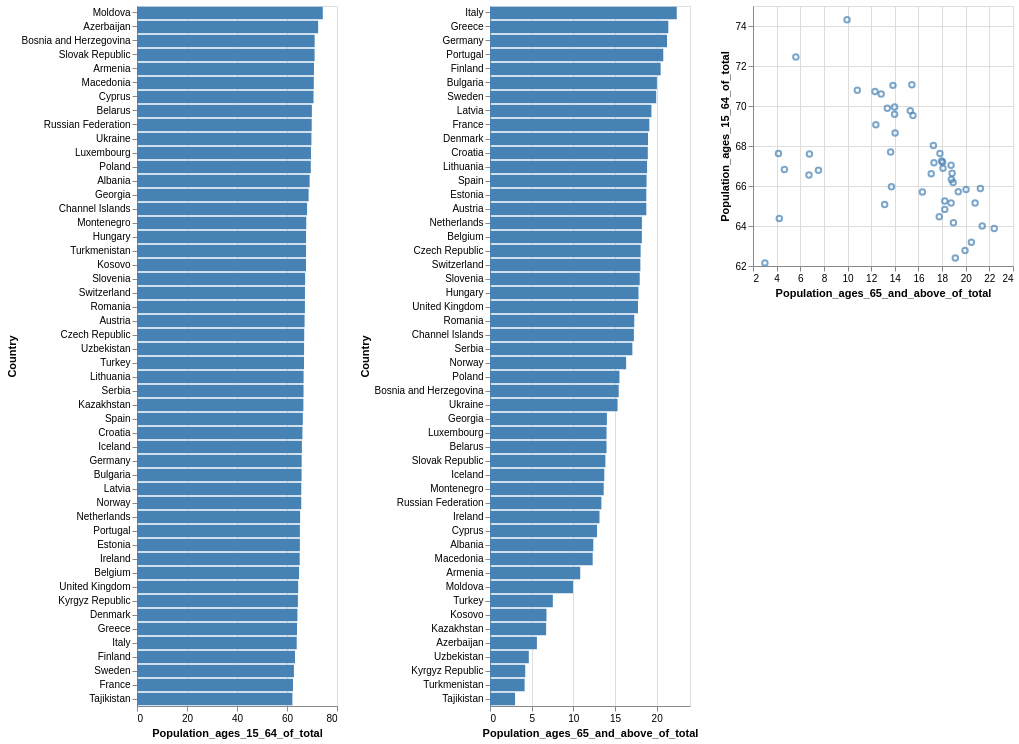

Here is the Vega-Lite specification saved for this chart:
### Vega specification from a JSON file in a GitHub repository (floating-point values rounded to 4 significant figures)
{"$schema": "https://vega.github.io/schema/vega/v5.json", "background": "white", "padding": 5, "data": [{"name": "brush_store"}, {"name": "source_0", "values": [{"Code": "ALB", "Country": "Albania", "Population_ages_15_64_of_total": 69.06, "Population_ages_65_and_above_of_total": 12.4}, {"Code": "ARM", "Country": "Armenia", "Population_ages_15_64_of_total": 70.79, "Population_ages_65_and_above_of_total": 10.83}, {"Code": "AUT", "Country": "Austria", "Population_ages_15_64_of_total": 67.03, "Population_ages_65_and_above_of_total": 18.76}, {"Code": "AZE", "Country": "Azerbaijan", "Population_ages_15_64_of_total": 72.46, "Population_ages_65_and_above_of_total": 5.626}, {"Code": "BLR", "Country": "Belarus", "Population_ages_15_64_of_total": 69.95, "Population_ages_65_and_above_of_total": 13.98}, {"Code": "BEL", "Country": "Belgium", "Population_ages_15_64_of_total": 64.83, "Population_ages_65_and_above_of_total": 18.22}, {"Code": "BIH", "Country": "Bosnia and Herzegovina", "Population_ages_15_64_of_total": 71.06, "Population_ages_65_and_above_of_total": 15.44}, {"Code": "BGR", "Country": "Bulgaria", "Population_ages_15_64_of_total": 65.83, "Population_ages_65_and_above_of_total": 20.03}, {"Code": "CHI", "Country": "Channel Islands", "Population_ages_15_64_of_total": 68.02, "Population_ages_65_and_above_of_total": 17.27}, {"Code": "HRV", "Country": "Croatia", "Population_ages_15_64_of_total": 66.17, "Population_ages_65_and_above_of_total": 18.94}, {"Code": "CYP", "Country": "Cyprus", "Population_ages_15_64_of_total": 70.6, "Population_ages_65_and_above_of_total": 12.85}, {"Code": "CZE", "Country": "Czech Republic", "Population_ages_15_64_of_total": 66.88, "Population_ages_65_and_above_of_total": 18.08}, {"Code": "DNK", "Country": "Denmark", "Population_ages_15_64_of_total": 64.16, "Population_ages_65_and_above_of_total": 18.96}, {"Code": "EST", "Country": "Estonia", "Population_ages_15_64_of_total": 65.15, "Population_ages_65_and_above_of_total": 18.76}, {"Code": "FIN", "Country": "Finland", "Population_ages_15_64_of_total": 63.18, "Population_ages_65_and_above_of_total": 20.48}, {"Code": "FRA", "Country": "France", "Population_ages_15_64_of_total": 62.4, "Population_ages_65_and_above_of_total": 19.12}, {"Code": "GEO", "Country": "Georgia", "Population_ages_15_64_of_total": 68.65, "Population_ages_65_and_above_of_total": 14.03}, {"Code": "DEU", "Country": "Germany", "Population_ages_15_64_of_total": 65.87, "Population_ages_65_and_above_of_total": 21.24}, {"Code": "GRC", "Country": "Greece", "Population_ages_15_64_of_total": 64.0, "Population_ages_65_and_above_of_total": 21.4}, {"Code": "HUN", "Country": "Hungary", "Population_ages_15_64_of_total": 67.62, "Population_ages_65_and_above_of_total": 17.82}, {"Code": "ISL", "Country": "Iceland", "Population_ages_15_64_of_total": 65.97, "Population_ages_65_and_above_of_total": 13.71}, {"Code": "IRL", "Country": "Ireland", "Population_ages_15_64_of_total": 65.08, "Population_ages_65_and_above_of_total": 13.14}, {"Code": "ITA", "Country": "Italy", "Population_ages_15_64_of_total": 63.88, "Population_ages_65_and_above_of_total": 22.41}, {"Code": "KAZ", "Country": "Kazakhstan", "Population_ages_15_64_of_total": 66.55, "Population_ages_65_and_above_of_total": 6.736}, {"Code": "XKX", "Country": "Kosovo", "Population_ages_15_64_of_total": 67.6, "Population_ages_65_and_above_of_total": 6.776}, {"Code": "KGZ", "Country": "Kyrgyz Republic", "Population_ages_15_64_of_total": 64.37, "Population_ages_65_and_above_of_total": 4.227}, {"Code": "LVA", "Country": "Latvia", "Population_ages_15_64_of_total": 65.71, "Population_ages_65_and_above_of_total": 19.37}, {"Code": "LTU", "Country": "Lithuania", "Population_ages_15_64_of_total": 66.64, "Population_ages_65_and_above_of_total": 18.85}, {"Code": "LUX", "Country": "Luxembourg", "Population_ages_15_64_of_total": 69.58, "Population_ages_65_and_above_of_total": 13.98}, {"Code": "MDA", "Country": "Moldova", "Population_ages_15_64_of_total": 74.31, "Population_ages_65_and_above_of_total": 9.958}, {"Code": "MNE", "Country": "Montenegro", "Population_ages_15_64_of_total": 67.7, "Population_ages_65_and_above_of_total": 13.65}, {"Code": "NLD", "Country": "Netherlands", "Population_ages_15_64_of_total": 65.25, "Population_ages_65_and_above_of_total": 18.23}, {"Code": "NOR", "Country": "Norway", "Population_ages_15_64_of_total": 65.7, "Population_ages_65_and_above_of_total": 16.33}, {"Code": "POL", "Country": "Poland", "Population_ages_15_64_of_total": 69.52, "Population_ages_65_and_above_of_total": 15.53}, {"Code": "PRT", "Country": "Portugal", "Population_ages_15_64_of_total": 65.16, "Population_ages_65_and_above_of_total": 20.79}, {"Code": "ROU", "Country": "Romania", "Population_ages_15_64_of_total": 67.17, "Population_ages_65_and_above_of_total": 17.31}, {"Code": "RUS", "Country": "Russian Federation", "Population_ages_15_64_of_total": 69.88, "Population_ages_65_and_above_of_total": 13.37}, {"Code": "SRB", "Country": "Serbia", "Population_ages_15_64_of_total": 66.62, "Population_ages_65_and_above_of_total": 17.08}, {"Code": "SVK", "Country": "Slovak Republic", "Population_ages_15_64_of_total": 71.03, "Population_ages_65_and_above_of_total": 13.85}, {"Code": "SVN", "Country": "Slovenia", "Population_ages_15_64_of_total": 67.25, "Population_ages_65_and_above_of_total": 17.97}, {"Code": "ESP", "Country": "Spain", "Population_ages_15_64_of_total": 66.33, "Population_ages_65_and_above_of_total": 18.79}, {"Code": "SWE", "Country": "Sweden", "Population_ages_15_64_of_total": 62.77, "Population_ages_65_and_above_of_total": 19.94}, {"Code": "CHE", "Country": "Switzerland", "Population_ages_15_64_of_total": 67.18, "Population_ages_65_and_above_of_total": 18.04}, {"Code": "TJK", "Country": "Tajikistan", "Population_ages_15_64_of_total": 62.16, "Population_ages_65_and_above_of_total": 3.006}, {"Code": "TUR", "Country": "Turkey", "Population_ages_15_64_of_total": 66.79, "Population_ages_65_and_above_of_total": 7.539}, {"Code": "TKM", "Country": "Turkmenistan", "Population_ages_15_64_of_total": 67.62, "Population_ages_65_and_above_of_total": 4.155}, {"Code": "UKR", "Country": "Ukraine", "Population_ages_15_64_of_total": 69.77, "Population_ages_65_and_above_of_total": 15.31}, {"Code": "GBR", "Country": "United Kingdom", "Population_ages_15_64_of_total": 64.47, "Population_ages_65_and_above_of_total": 17.76}, {"Code": "UZB", "Country": "Uzbekistan", "Population_ages_15_64_of_total": 66.82, "Population_ages_65_and_above_of_total": 4.658}, {"Code": "MKD", "Country": "Macedonia", "Population_ages_15_64_of_total": 70.72, "Population_ages_65_and_above_of_total": 12.32}]}, {"name": "data_1", "source": "source_0", "transform": [{"type": "stack", "groupby": ["Country"], "field": "Population_ages_15_64_of_total", "sort": {"field": [], "order": []}, "as": ["Population_ages_15_64_of_total_start", "Population_ages_15_64_of_total_end"], "offset": "zero"}, {"type": "filter", "expr": "isValid(datum[\"Population_ages_15_64_of_total\"]) && isFinite(+datum[\"Population_ages_15_64_of_total\"])"}]}, {"name": "data_2", "source": "source_0", "transform": [{"type": "stack", "groupby": ["Country"], "field": "Population_ages_65_and_above_of_total", "sort": {"field": [], "order": []}, "as": ["Population_ages_65_and_above_of_total_start", "Population_ages_65_and_above_of_total_end"], "offset": "zero"}, {"type": "filter", "expr": "isValid(datum[\"Population_ages_65_and_above_of_total\"]) && isFinite(+datum[\"Population_ages_65_and_above_of_total\"])"}]}, {"name": "data_3", "source": "source_0", "transform": [{"type": "filter", "expr": "isValid(datum[\"Population_ages_65_and_above_of_total\"]) && isFinite(+datum[\"Population_ages_65_and_above_of_total\"]) && isValid(datum[\"Population_ages_15_64_of_total\"]) && isFinite(+datum[\"Population_ages_15_64_of_total\"])"}]}], "signals": [{"name": "concat_0_width", "value": 200}, {"name": "concat_0_height", "value": 700}, {"name": "concat_1_width", "value": 200}, {"name": "concat_1_height", "value": 700}, {"name": "concat_2_width", "value": 260}, {"name": "concat_2_height", "value": 260}, {"name": "unit", "value": {}, "on": [{"events": "mousemove", "update": "isTuple(group()) ? group() : unit"}]}, {"name": "brush", "update": "vlSelectionResolve(\"brush_store\", \"union\")"}], "layout": {"padding": 20, "bounds": "full", "align": "each"}, "marks": [{"type": "group", "name": "concat_0_group", "style": "cell", "encode": {"update": {"width": {"signal": "concat_0_width"}, "height": {"signal": "concat_0_height"}}}, "signals": [{"name": "brush_y", "value": [], "on": [{"events": {"source": "scope", "type": "mousedown", "filter": ["!event.item || event.item.mark.name !== \"brush_brush\""]}, "update": "[y(unit), y(unit)]"}, {"events": {"source": "window", "type": "mousemove", "consume": true, "between": [{"source": "scope", "type": "mousedown", "filter": ["!event.item || event.item.mark.name !== \"brush_brush\""]}, {"source": "window", "type": "mouseup"}]}, "update": "[brush_y[0], clamp(y(unit), 0, concat_0_height)]"}, {"events": {"signal": "brush_scale_trigger"}, "update": "[0, 0]"}, {"events": [{"source": "view", "type": "dblclick"}], "update": "[0, 0]"}, {"events": {"signal": "brush_translate_delta"}, "update": "clampRange(panLinear(brush_translate_anchor.extent_y, brush_translate_delta.y / span(brush_translate_anchor.extent_y)), 0, concat_0_height)"}, {"events": {"signal": "brush_zoom_delta"}, "update": "clampRange(zoomLinear(brush_y, brush_zoom_anchor.y, brush_zoom_delta), 0, concat_0_height)"}]}, {"name": "brush_Country", "on": [{"events": {"signal": "brush_y"}, "update": "brush_y[0] === brush_y[1] ? null : invert(\"concat_0_y\", brush_y)"}]}, {"name": "brush_scale_trigger", "value": {}, "on": [{"events": [{"scale": "concat_0_y"}], "update": "(!isArray(brush_Country) || (invert(\"concat_0_y\", brush_y)[0] === brush_Country[0] && invert(\"concat_0_y\", brush_y)[1] === brush_Country[1])) ? brush_scale_trigger : {}"}]}, {"name": "brush_tuple", "on": [{"events": [{"signal": "brush_Country"}], "update": "brush_Country ? {unit: \"concat_0\", fields: brush_tuple_fields, values: [brush_Country]} : null"}]}, {"name": "brush_tuple_fields", "value": [{"field": "Country", "channel": "y", "type": "E"}]}, {"name": "brush_translate_anchor", "value": {}, "on": [{"events": [{"source": "scope", "type": "mousedown", "markname": "brush_brush"}], "update": "{x: x(unit), y: y(unit), extent_y: slice(brush_y)}"}]}, {"name": "brush_translate_delta", "value": {}, "on": [{"events": [{"source": "window", "type": "mousemove", "consume": true, "between": [{"source": "scope", "type": "mousedown", "markname": "brush_brush"}, {"source": "window", "type": "mouseup"}]}], "update": "{x: brush_translate_anchor.x - x(unit), y: brush_translate_anchor.y - y(unit)}"}]}, {"name": "brush_zoom_anchor", "on": [{"events": [{"source": "scope", "type": "wheel", "consume": true, "markname": "brush_brush"}], "update": "{x: x(unit), y: y(unit)}"}]}, {"name": "brush_zoom_delta", "on": [{"events": [{"source": "scope", "type": "wheel", "consume": true, "markname": "brush_brush"}], "force": true, "update": "pow(1.001, event.deltaY * pow(16, event.deltaMode))"}]}, {"name": "brush_modify", "on": [{"events": {"signal": "brush_tuple"}, "update": "modify(\"brush_store\", brush_tuple, true)"}]}], "marks": [{"name": "brush_brush_bg", "type": "rect", "clip": true, "encode": {"enter": {"fill": {"value": "#333"}, "fillOpacity": {"value": 0.125}}, "update": {"x": [{"test": "data(\"brush_store\").length && data(\"brush_store\")[0].unit === \"concat_0\"", "value": 0}, {"value": 0}], "y": [{"test": "data(\"brush_store\").length && data(\"brush_store\")[0].unit === \"concat_0\"", "signal": "brush_y[0]"}, {"value": 0}], "x2": [{"test": "data(\"brush_store\").length && data(\"brush_store\")[0].unit === \"concat_0\"", "field": {"group": "width"}}, {"value": 0}], "y2": [{"test": "data(\"brush_store\").length && data(\"brush_store\")[0].unit === \"concat_0\"", "signal": "brush_y[1]"}, {"value": 0}]}}}, {"name": "concat_0_marks", "type": "rect", "style": ["bar"], "interactive": true, "from": {"data": "data_1"}, "encode": {"update": {"fill": [{"test": "length(data(\"brush_store\")) && vlSelectionTest(\"brush_store\", datum)", "value": "goldenrod"}, {"value": "steelblue"}], "ariaRoleDescription": {"value": "bar"}, "description": {"signal": "\"Population_ages_15_64_of_total: \" + (format(datum[\"Population_ages_15_64_of_total\"], \"\")) + \"; Country: \" + (isValid(datum[\"Country\"]) ? datum[\"Country\"] : \"\"+datum[\"Country\"])"}, "x": {"scale": "concat_0_x", "field": "Population_ages_15_64_of_total_end"}, "x2": {"scale": "concat_0_x", "field": "Population_ages_15_64_of_total_start"}, "y": {"scale": "concat_0_y", "field": "Country"}, "height": {"signal": "max(0.25, bandwidth('concat_0_y'))"}}}}, {"name": "brush_brush", "type": "rect", "clip": true, "encode": {"enter": {"fill": {"value": "transparent"}}, "update": {"x": [{"test": "data(\"brush_store\").length && data(\"brush_store\")[0].unit === \"concat_0\"", "value": 0}, {"value": 0}], "y": [{"test": "data(\"brush_store\").length && data(\"brush_store\")[0].unit === \"concat_0\"", "signal": "brush_y[0]"}, {"value": 0}], "x2": [{"test": "data(\"brush_store\").length && data(\"brush_store\")[0].unit === \"concat_0\"", "field": {"group": "width"}}, {"value": 0}], "y2": [{"test": "data(\"brush_store\").length && data(\"brush_store\")[0].unit === \"concat_0\"", "signal": "brush_y[1]"}, {"value": 0}], "stroke": [{"test": "brush_y[0] !== brush_y[1]", "value": "white"}, {"value": null}]}}}], "axes": [{"scale": "concat_0_x", "orient": "bottom", "gridScale": "concat_0_y", "grid": true, "tickCount": {"signal": "ceil(concat_0_width/40)"}, "domain": false, "labels": false, "aria": false, "maxExtent": 0, "minExtent": 0, "ticks": false, "zindex": 0}, {"scale": "concat_0_x", "orient": "bottom", "grid": false, "title": "Population_ages_15_64_of_total", "labelFlush": true, "labelOverlap": true, "tickCount": {"signal": "ceil(concat_0_width/40)"}, "zindex": 0}, {"scale": "concat_0_y", "orient": "left", "grid": false, "title": "Country", "zindex": 0}]}, {"type": "group", "name": "concat_1_group", "style": "cell", "encode": {"update": {"width": {"signal": "concat_1_width"}, "height": {"signal": "concat_1_height"}}}, "signals": [{"name": "brush_y", "value": [], "on": [{"events": {"source": "scope", "type": "mousedown", "filter": ["!event.item || event.item.mark.name !== \"brush_brush\""]}, "update": "[y(unit), y(unit)]"}, {"events": {"source": "window", "type": "mousemove", "consume": true, "between": [{"source": "scope", "type": "mousedown", "filter": ["!event.item || event.item.mark.name !== \"brush_brush\""]}, {"source": "window", "type": "mouseup"}]}, "update": "[brush_y[0], clamp(y(unit), 0, concat_1_height)]"}, {"events": {"signal": "brush_scale_trigger"}, "update": "[0, 0]"}, {"events": [{"source": "view", "type": "dblclick"}], "update": "[0, 0]"}, {"events": {"signal": "brush_translate_delta"}, "update": "clampRange(panLinear(brush_translate_anchor.extent_y, brush_translate_delta.y / span(brush_translate_anchor.extent_y)), 0, concat_1_height)"}, {"events": {"signal": "brush_zoom_delta"}, "update": "clampRange(zoomLinear(brush_y, brush_zoom_anchor.y, brush_zoom_delta), 0, concat_1_height)"}]}, {"name": "brush_Country", "on": [{"events": {"signal": "brush_y"}, "update": "brush_y[0] === brush_y[1] ? null : invert(\"concat_1_y\", brush_y)"}]}, {"name": "brush_scale_trigger", "value": {}, "on": [{"events": [{"scale": "concat_1_y"}], "update": "(!isArray(brush_Country) || (invert(\"concat_1_y\", brush_y)[0] === brush_Country[0] && invert(\"concat_1_y\", brush_y)[1] === brush_Country[1])) ? brush_scale_trigger : {}"}]}, {"name": "brush_tuple", "on": [{"events": [{"signal": "brush_Country"}], "update": "brush_Country ? {unit: \"concat_1\", fields: brush_tuple_fields, values: [brush_Country]} : null"}]}, {"name": "brush_tuple_fields", "value": [{"field": "Country", "channel": "y", "type": "E"}]}, {"name": "brush_translate_anchor", "value": {}, "on": [{"events": [{"source": "scope", "type": "mousedown", "markname": "brush_brush"}], "update": "{x: x(unit), y: y(unit), extent_y: slice(brush_y)}"}]}, {"name": "brush_translate_delta", "value": {}, "on": [{"events": [{"source": "window", "type": "mousemove", "consume": true, "between": [{"source": "scope", "type": "mousedown", "markname": "brush_brush"}, {"source": "window", "type": "mouseup"}]}], "update": "{x: brush_translate_anchor.x - x(unit), y: brush_translate_anchor.y - y(unit)}"}]}, {"name": "brush_zoom_anchor", "on": [{"events": [{"source": "scope", "type": "wheel", "consume": true, "markname": "brush_brush"}], "update": "{x: x(unit), y: y(unit)}"}]}, {"name": "brush_zoom_delta", "on": [{"events": [{"source": "scope", "type": "wheel", "consume": true, "markname": "brush_brush"}], "force": true, "update": "pow(1.001, event.deltaY * pow(16, event.deltaMode))"}]}, {"name": "brush_modify", "on": [{"events": {"signal": "brush_tuple"}, "update": "modify(\"brush_store\", brush_tuple, true)"}]}], "marks": [{"name": "brush_brush_bg", "type": "rect", "clip": true, "encode": {"enter": {"fill": {"value": "#333"}, "fillOpacity": {"value": 0.125}}, "update": {"x": [{"test": "data(\"brush_store\").length && data(\"brush_store\")[0].unit === \"concat_1\"", "value": 0}, {"value": 0}], "y": [{"test": "data(\"brush_store\").length && data(\"brush_store\")[0].unit === \"concat_1\"", "signal": "brush_y[0]"}, {"value": 0}], "x2": [{"test": "data(\"brush_store\").length && data(\"brush_store\")[0].unit === \"concat_1\"", "field": {"group": "width"}}, {"value": 0}], "y2": [{"test": "data(\"brush_store\").length && data(\"brush_store\")[0].unit === \"concat_1\"", "signal": "brush_y[1]"}, {"value": 0}]}}}, {"name": "concat_1_marks", "type": "rect", "style": ["bar"], "interactive": true, "from": {"data": "data_2"}, "encode": {"update": {"fill": [{"test": "length(data(\"brush_store\")) && vlSelectionTest(\"brush_store\", datum)", "value": "goldenrod"}, {"value": "steelblue"}], "ariaRoleDescription": {"value": "bar"}, "description": {"signal": "\"Population_ages_65_and_above_of_total: \" + (format(datum[\"Population_ages_65_and_above_of_total\"], \"\")) + \"; Country: \" + (isValid(datum[\"Country\"]) ? datum[\"Country\"] : \"\"+datum[\"Country\"])"}, "x": {"scale": "concat_1_x", "field": "Population_ages_65_and_above_of_total_end"}, "x2": {"scale": "concat_1_x", "field": "Population_ages_65_and_above_of_total_start"}, "y": {"scale": "concat_1_y", "field": "Country"}, "height": {"signal": "max(0.25, bandwidth('concat_1_y'))"}}}}, {"name": "brush_brush", "type": "rect", "clip": true, "encode": {"enter": {"fill": {"value": "transparent"}}, "update": {"x": [{"test": "data(\"brush_store\").length && data(\"brush_store\")[0].unit === \"concat_1\"", "value": 0}, {"value": 0}], "y": [{"test": "data(\"brush_store\").length && data(\"brush_store\")[0].unit === \"concat_1\"", "signal": "brush_y[0]"}, {"value": 0}], "x2": [{"test": "data(\"brush_store\").length && data(\"brush_store\")[0].unit === \"concat_1\"", "field": {"group": "width"}}, {"value": 0}], "y2": [{"test": "data(\"brush_store\").length && data(\"brush_store\")[0].unit === \"concat_1\"", "signal": "brush_y[1]"}, {"value": 0}], "stroke": [{"test": "brush_y[0] !== brush_y[1]", "value": "white"}, {"value": null}]}}}], "axes": [{"scale": "concat_1_x", "orient": "bottom", "gridScale": "concat_1_y", "grid": true, "tickCount": {"signal": "ceil(concat_1_width/40)"}, "domain": false, "labels": false, "aria": false, "maxExtent": 0, "minExtent": 0, "ticks": false, "zindex": 0}, {"scale": "concat_1_x", "orient": "bottom", "grid": false, "title": "Population_ages_65_and_above_of_total", "labelFlush": true, "labelOverlap": true, "tickCount": {"signal": "ceil(concat_1_width/40)"}, "zindex": 0}, {"scale": "concat_1_y", "orient": "left", "grid": false, "title": "Country", "zindex": 0}]}, {"type": "group", "name": "concat_2_group", "style": "cell", "encode": {"update": {"width": {"signal": "concat_2_width"}, "height": {"signal": "concat_2_height"}}}, "signals": [{"name": "brush_x", "value": [], "on": [{"events": {"source": "scope", "type": "mousedown", "filter": ["!event.item || event.item.mark.name !== \"brush_brush\""]}, "update": "[x(unit), x(unit)]"}, {"events": {"source": "window", "type": "mousemove", "consume": true, "between": [{"source": "scope", "type": "mousedown", "filter": ["!event.item || event.item.mark.name !== \"brush_brush\""]}, {"source": "window", "type": "mouseup"}]}, "update": "[brush_x[0], clamp(x(unit), 0, concat_2_width)]"}, {"events": {"signal": "brush_scale_trigger"}, "update": "[scale(\"concat_2_x\", brush_Population_ages_65_and_above_of_total[0]), scale(\"concat_2_x\", brush_Population_ages_65_and_above_of_total[1])]"}, {"events": [{"source": "view", "type": "dblclick"}], "update": "[0, 0]"}, {"events": {"signal": "brush_translate_delta"}, "update": "clampRange(panLinear(brush_translate_anchor.extent_x, brush_translate_delta.x / span(brush_translate_anchor.extent_x)), 0, concat_2_width)"}, {"events": {"signal": "brush_zoom_delta"}, "update": "clampRange(zoomLinear(brush_x, brush_zoom_anchor.x, brush_zoom_delta), 0, concat_2_width)"}]}, {"name": "brush_Population_ages_65_and_above_of_total", "on": [{"events": {"signal": "brush_x"}, "update": "brush_x[0] === brush_x[1] ? null : invert(\"concat_2_x\", brush_x)"}]}, {"name": "brush_y", "value": [], "on": [{"events": {"source": "scope", "type": "mousedown", "filter": ["!event.item || event.item.mark.name !== \"brush_brush\""]}, "update": "[y(unit), y(unit)]"}, {"events": {"source": "window", "type": "mousemove", "consume": true, "between": [{"source": "scope", "type": "mousedown", "filter": ["!event.item || event.item.mark.name !== \"brush_brush\""]}, {"source": "window", "type": "mouseup"}]}, "update": "[brush_y[0], clamp(y(unit), 0, concat_2_height)]"}, {"events": {"signal": "brush_scale_trigger"}, "update": "[scale(\"concat_2_y\", brush_Population_ages_15_64_of_total[0]), scale(\"concat_2_y\", brush_Population_ages_15_64_of_total[1])]"}, {"events": [{"source": "view", "type": "dblclick"}], "update": "[0, 0]"}, {"events": {"signal": "brush_translate_delta"}, "update": "clampRange(panLinear(brush_translate_anchor.extent_y, brush_translate_delta.y / span(brush_translate_anchor.extent_y)), 0, concat_2_height)"}, {"events": {"signal": "brush_zoom_delta"}, "update": "clampRange(zoomLinear(brush_y, brush_zoom_anchor.y, brush_zoom_delta), 0, concat_2_height)"}]}, {"name": "brush_Population_ages_15_64_of_total", "on": [{"events": {"signal": "brush_y"}, "update": "brush_y[0] === brush_y[1] ? null : invert(\"concat_2_y\", brush_y)"}]}, {"name": "brush_scale_trigger", "value": {}, "on": [{"events": [{"scale": "concat_2_x"}, {"scale": "concat_2_y"}], "update": "(!isArray(brush_Population_ages_65_and_above_of_total) || (+invert(\"concat_2_x\", brush_x)[0] === +brush_Population_ages_65_and_above_of_total[0] && +invert(\"concat_2_x\", brush_x)[1] === +brush_Population_ages_65_and_above_of_total[1])) && (!isArray(brush_Population_ages_15_64_of_total) || (+invert(\"concat_2_y\", brush_y)[0] === +brush_Population_ages_15_64_of_total[0] && +invert(\"concat_2_y\", brush_y)[1] === +brush_Population_ages_15_64_of_total[1])) ? brush_scale_trigger : {}"}]}, {"name": "brush_tuple", "on": [{"events": [{"signal": "brush_Population_ages_65_and_above_of_total || brush_Population_ages_15_64_of_total"}], "update": "brush_Population_ages_65_and_above_of_total && brush_Population_ages_15_64_of_total ? {unit: \"concat_2\", fields: brush_tuple_fields, values: [brush_Population_ages_65_and_above_of_total,brush_Population_ages_15_64_of_total]} : null"}]}, {"name": "brush_tuple_fields", "value": [{"field": "Population_ages_65_and_above_of_total", "channel": "x", "type": "R"}, {"field": "Population_ages_15_64_of_total", "channel": "y", "type": "R"}]}, {"name": "brush_translate_anchor", "value": {}, "on": [{"events": [{"source": "scope", "type": "mousedown", "markname": "brush_brush"}], "update": "{x: x(unit), y: y(unit), extent_x: slice(brush_x), extent_y: slice(brush_y)}"}]}, {"name": "brush_translate_delta", "value": {}, "on": [{"events": [{"source": "window", "type": "mousemove", "consume": true, "between": [{"source": "scope", "type": "mousedown", "markname": "brush_brush"}, {"source": "window", "type": "mouseup"}]}], "update": "{x: brush_translate_anchor.x - x(unit), y: brush_translate_anchor.y - y(unit)}"}]}, {"name": "brush_zoom_anchor", "on": [{"events": [{"source": "scope", "type": "wheel", "consume": true, "markname": "brush_brush"}], "update": "{x: x(unit), y: y(unit)}"}]}, {"name": "brush_zoom_delta", "on": [{"events": [{"source": "scope", "type": "wheel", "consume": true, "markname": "brush_brush"}], "force": true, "update": "pow(1.001, event.deltaY * pow(16, event.deltaMode))"}]}, {"name": "brush_modify", "on": [{"events": {"signal": "brush_tuple"}, "update": "modify(\"brush_store\", brush_tuple, true)"}]}], "marks": [{"name": "brush_brush_bg", "type": "rect", "clip": true, "encode": {"enter": {"fill": {"value": "#333"}, "fillOpacity": {"value": 0.125}}, "update": {"x": [{"test": "data(\"brush_store\").length && data(\"brush_store\")[0].unit === \"concat_2\"", "signal": "brush_x[0]"}, {"value": 0}], "y": [{"test": "data(\"brush_store\").length && data(\"brush_store\")[0].unit === \"concat_2\"", "signal": "brush_y[0]"}, {"value": 0}], "x2": [{"test": "data(\"brush_store\").length && data(\"brush_store\")[0].unit === \"concat_2\"", "signal": "brush_x[1]"}, {"value": 0}], "y2": [{"test": "data(\"brush_store\").length && data(\"brush_store\")[0].unit === \"concat_2\"", "signal": "brush_y[1]"}, {"value": 0}]}}}, {"name": "concat_2_marks", "type": "symbol", "style": ["point"], "interactive": true, "from": {"data": "data_3"}, "encode": {"update": {"opacity": {"value": 0.7}, "fill": {"value": "transparent"}, "stroke": [{"test": "length(data(\"brush_store\")) && vlSelectionTest(\"brush_store\", datum)", "value": "goldenrod"}, {"value": "steelblue"}], "ariaRoleDescription": {"value": "point"}, "description": {"signal": "\"Population_ages_65_and_above_of_total: \" + (format(datum[\"Population_ages_65_and_above_of_total\"], \"\")) + \"; Population_ages_15_64_of_total: \" + (format(datum[\"Population_ages_15_64_of_total\"], \"\"))"}, "x": {"scale": "concat_2_x", "field": "Population_ages_65_and_above_of_total"}, "y": {"scale": "concat_2_y", "field": "Population_ages_15_64_of_total"}}}}, {"name": "brush_brush", "type": "rect", "clip": true, "encode": {"enter": {"fill": {"value": "transparent"}}, "update": {"x": [{"test": "data(\"brush_store\").length && data(\"brush_store\")[0].unit === \"concat_2\"", "signal": "brush_x[0]"}, {"value": 0}], "y": [{"test": "data(\"brush_store\").length && data(\"brush_store\")[0].unit === \"concat_2\"", "signal": "brush_y[0]"}, {"value": 0}], "x2": [{"test": "data(\"brush_store\").length && data(\"brush_store\")[0].unit === \"concat_2\"", "signal": "brush_x[1]"}, {"value": 0}], "y2": [{"test": "data(\"brush_store\").length && data(\"brush_store\")[0].unit === \"concat_2\"", "signal": "brush_y[1]"}, {"value": 0}], "stroke": [{"test": "brush_x[0] !== brush_x[1] && brush_y[0] !== brush_y[1]", "value": "white"}, {"value": null}]}}}], "axes": [{"scale": "concat_2_x", "orient": "bottom", "gridScale": "concat_2_y", "grid": true, "tickCount": {"signal": "ceil(concat_2_width/40)"}, "domain": false, "labels": false, "aria": false, "maxExtent": 0, "minExtent": 0, "ticks": false, "zindex": 0}, {"scale": "concat_2_y", "orient": "left", "gridScale": "concat_2_x", "grid": true, "tickCount": {"signal": "ceil(concat_2_height/40)"}, "domain": false, "labels": false, "aria": false, "maxExtent": 0, "minExtent": 0, "ticks": false, "zindex": 0}, {"scale": "concat_2_x", "orient": "bottom", "grid": false, "title": "Population_ages_65_and_above_of_total", "labelFlush": true, "labelOverlap": true, "tickCount": {"signal": "ceil(concat_2_width/40)"}, "zindex": 0}, {"scale": "concat_2_y", "orient": "left", "grid": false, "title": "Population_ages_15_64_of_total", "labelOverlap": true, "tickCount": {"signal": "ceil(concat_2_height/40)"}, "zindex": 0}]}], "scales": [{"name": "concat_0_x", "type": "linear", "domain": {"data": "data_1", "fields": ["Population_ages_15_64_of_total_start", "Population_ages_15_64_of_total_end"]}, "range": [0, {"signal": "concat_0_width"}], "nice": true, "zero": true}, {"name": "concat_0_y", "type": "band", "domain": {"data": "source_0", "field": "Country", "sort": {"op": "sum", "field": "Population_ages_15_64_of_total", "order": "descending"}}, "range": [0, {"signal": "concat_0_height"}], "paddingInner": 0.1, "paddingOuter": 0.05}, {"name": "concat_1_x", "type": "linear", "domain": {"data": "data_2", "fields": ["Population_ages_65_and_above_of_total_start", "Population_ages_65_and_above_of_total_end"]}, "range": [0, {"signal": "concat_1_width"}], "nice": true, "zero": true}, {"name": "concat_1_y", "type": "band", "domain": {"data": "source_0", "field": "Country", "sort": {"op": "sum", "field": "Population_ages_65_and_above_of_total", "order": "descending"}}, "range": [0, {"signal": "concat_1_height"}], "paddingInner": 0.1, "paddingOuter": 0.05}, {"name": "concat_2_x", "type": "linear", "domain": {"data": "data_3", "field": "Population_ages_65_and_above_of_total"}, "range": [0, {"signal": "concat_2_width"}], "zero": false, "nice": true}, {"name": "concat_2_y", "type": "linear", "domain": {"data": "data_3", "field": "Population_ages_15_64_of_total"}, "range": [{"signal": "concat_2_height"}, 0], "zero": false, "nice": true}]}
